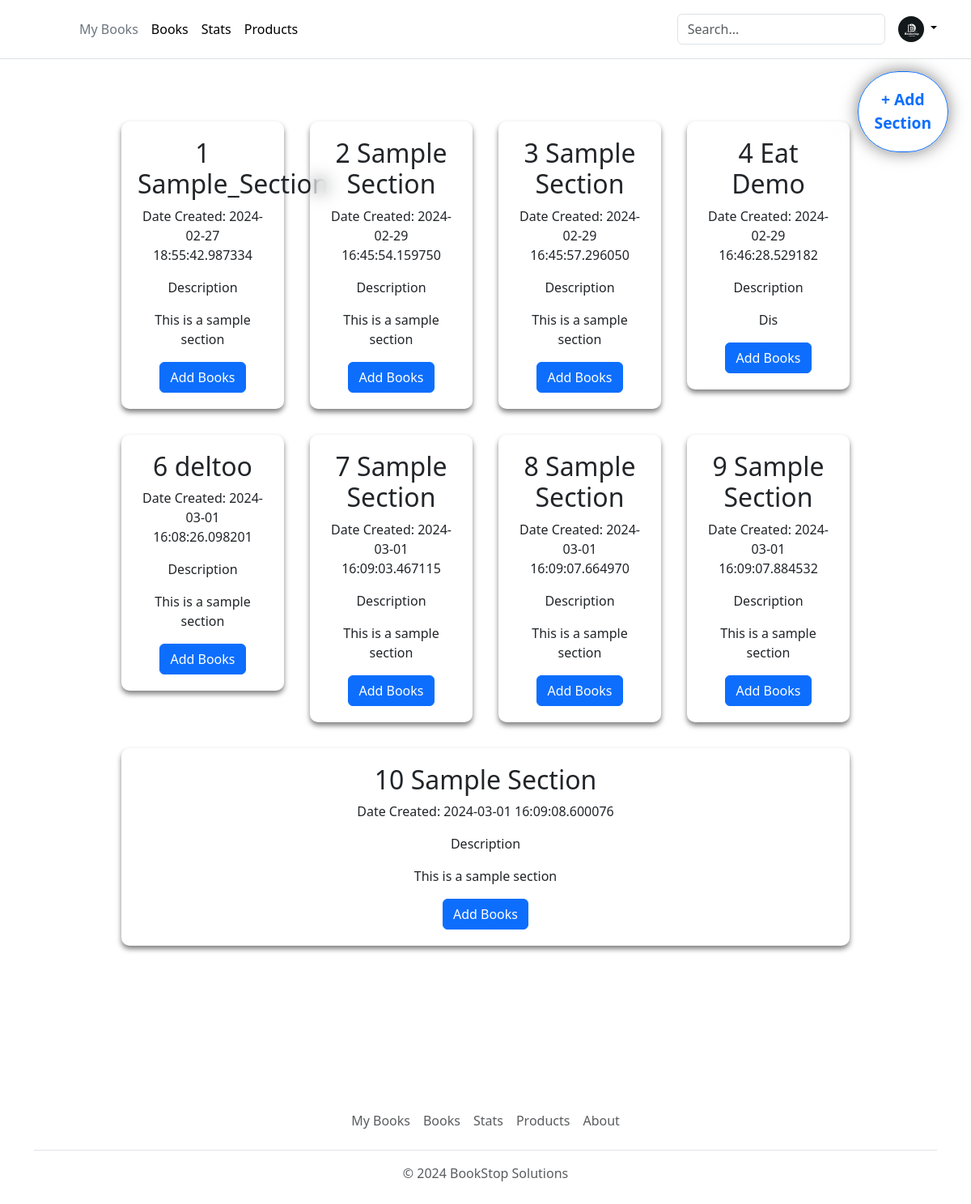
Page /add-section on the earlier database version.
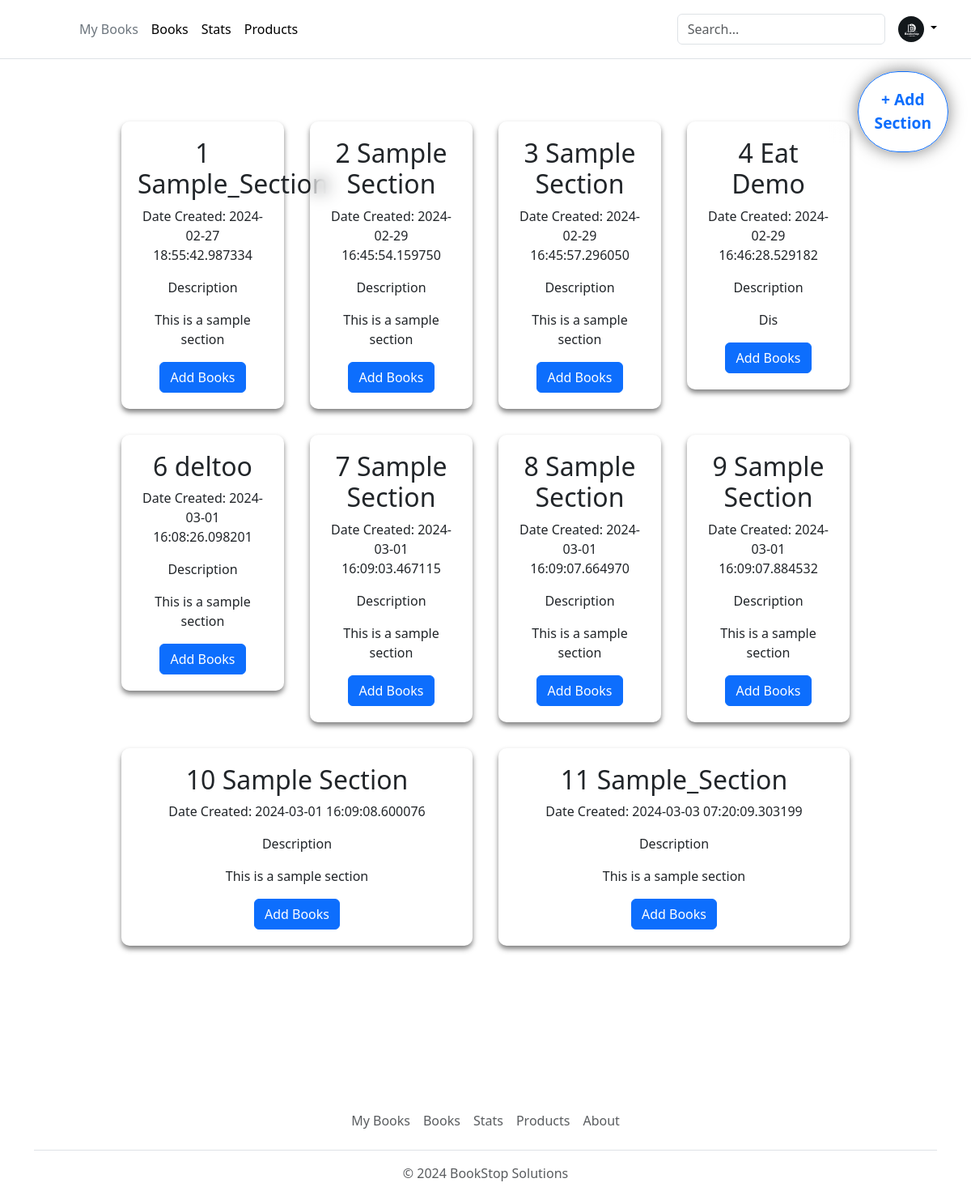
Same page on the later database version.
### main.py (models this page shows)
class Section(db.Model):
    __tablename__ = 'section'
    SectionId = db.Column(db.Integer, autoincrement=True, primary_key=True)
    Title = db.Column(db.String(50), nullable=False)
    CreatedDate = db.Column(db.DateTime, nullable=False, default=datetime.datetime.utcnow)
    Description = db.Column(db.Text, nullable=False)
    ImageLink = db.Column(db.String(255))

### main.py (the view)
@app.route("/add-section", methods = ["GET","POST"])
def addSection():
    section = Section.query.all()
    return render_template("add-section.html", section = section)

### templates/add-section.html (shortened to what this page needs)
<!DOCTYPE html>
<html lang="en">
  <head>
    <link rel="stylesheet" href="/static/add-section.css" />
    {% include 'bootstrap.html' %}
  </head>
  <body>
    <div>
      {% include 'header.html' %}
      <div>
        <button type="button" id="addSection" class="btn btn-outline-primary">
          + Add<br />Section
        </button>
        <div class="main-container">
          {% for sec in section %}
          <div class="section-container" id="{{ sec.SectionId }}">
            <h2>{{ sec.SectionId }} {{ sec.Title }}</h2>
            <p>Date Created: {{ sec.CreatedDate }}</p>
            <div>
              <p>Description</p>
              <p>{{ sec.Description }}</p>
            </div>
            <button
              type="button"
              id="addBook{{ sec.SectionId }}"
              class="btn btn-primary"
            >
              Add Books
            </button>
          </div>
          {% endfor %}
        </div>
      </div>
      {% include 'footer.html' %}
    </div>
  </body>
</html>

### templates/bootstrap.html (shortened to what this page needs)
<link
  href="https://cdn.jsdelivr.net/npm/bootstrap@5.3.2/dist/css/bootstrap.min.css"
  rel="stylesheet"
/>

### templates/header.html (shortened to what this page needs)
<header class="p-3 mb-1 border-bottom">
  <div class="container">
    <div
      class="d-flex flex-wrap align-items-center justify-content-center justify-content-lg-start"
    >
      <a
        href="/"
        class="d-flex align-items-center mb-2 mb-lg-0 link-body-emphasis text-decoration-none"
      >
        <svg
          class="bi me-2"
          width="40"
          height="32"
          role="img"
          aria-label="Bootstrap"
        >
          <use xlink:href="#bootstrap" />
        </svg>
      </a>
      <ul
        class="nav col-12 col-lg-auto me-lg-auto mb-2 justify-content-center mb-md-0"
      >
        <li><a href="/" class="nav-link px-2 link-secondary">My Books</a></li>
        <li>
          <a href="/books" class="nav-link px-2 link-body-emphasis">Books</a>
        </li>
        <li>
          <a href="#" class="nav-link px-2 link-body-emphasis">Stats</a>
        </li>
        <li>
          <a href="#" class="nav-link px-2 link-body-emphasis">Products</a>
        </li>
      </ul>
      <form class="col-12 col-lg-auto mb-3 mb-lg-0 me-lg-3" role="search">
        <input
          type="search"
          class="form-control"
          placeholder="Search..."
          aria-label="Search"
        />
      </form>
      <div class="dropdown text-end">
        <a
          href="#"
          class="d-block link-body-emphasis text-decoration-none dropdown-toggle"
          data-bs-toggle="dropdown"
          aria-expanded="false"
        >
          <img
            src="/static/logo.jpg"
            alt="mdo"
            width="32"
            height="32"
            class="rounded-circle"
          />
        </a>
      </div>
    </div>
  </div>
</header>

### templates/footer.html
<div class="container">
  <footer class="py-3 my-4">
    <ul class="nav justify-content-center border-bottom pb-3 mb-3">
      <li class="nav-item">
        <a href="/" class="nav-link px-2 text-body-secondary">My Books</a>
      </li>
      <li class="nav-item">
        <a href="#" class="nav-link px-2 text-body-secondary">Books</a>
      </li>
      <li class="nav-item">
        <a href="#" class="nav-link px-2 text-body-secondary">Stats</a>
      </li>
      <li class="nav-item">
        <a href="#" class="nav-link px-2 text-body-secondary">Products</a>
      </li>
      <li class="nav-item">
        <a href="#" class="nav-link px-2 text-body-secondary">About</a>
      </li>
    </ul>
    <p class="text-center text-body-secondary">
      &copy; 2024 BookStop Solutions
    </p>
  </footer>
</div>

### static/add-section.css (style rules this page uses)
body { background-color: #2d2a2e; margin: 0; }
#addSection { border-radius: 60px; position: fixed; padding: 20px; right: 20px; top: 80px; margin: 8px; font-size: larger; font-family: "Segoe UI", Tahoma, Geneva, Verdana, sans-serif; font-weight: bolder; box-shadow: 0px 0px 20px rgba(0, 0, 0, 0.5); }
.main-container { display: flex; flex-wrap: wrap; padding: 130px; align-items: flex-start; gap: 2em; margin: 20px; margin-bottom: 50px; }
.section-container { background-color: rgba(255, 255, 255, 0.1); backdrop-filter: blur(10px); border-radius: 10px; padding: 20px 20px; box-shadow: 0 4px 6px rgba(0, 0, 0, 0.5); text-align: center; width: 20%; flex-grow: 1; }
header { position: fixed; top: 0; left: 0; width: 100%; background-color: rgba(255, 255, 255, 0.9); z-index: 2; }
input, textarea { width: 100%; padding: 8px; border-radius: 4px; border: solid 1px #0d6efd; color: #000; }
input, textarea { margin-bottom: 20px; }

Differences in the rows shown:
added Section: SectionId "11", Title "Sample_Section", CreatedDate "2024-03-03 07:20:09.303199", Description "This is a sample section"
